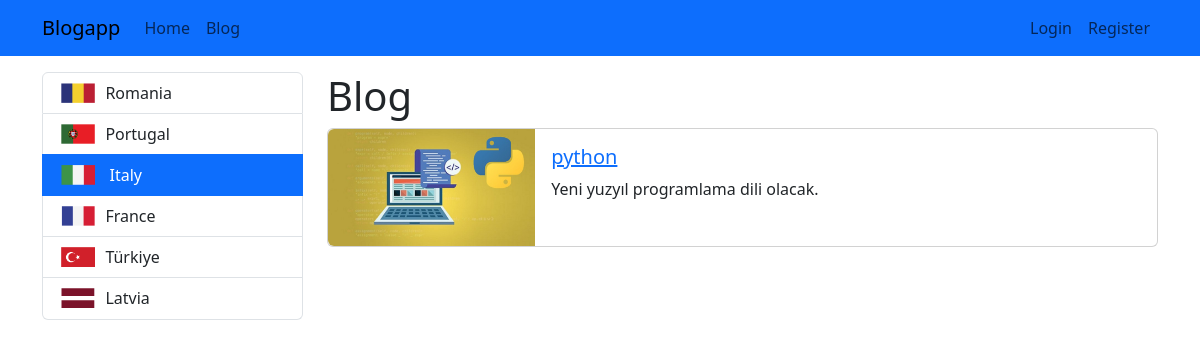
Page /category/italy on the committed database.
### blog/models.py (models this page shows, shortened)
class Category(models.Model):
    name=models.CharField(max_length=150)
    category_img=models.ImageField(null=True,upload_to='category')
    slug=models.SlugField(null=False,blank=True,unique=True,db_index=True,editable=False) # db_index alanı hız , performans açısından önemli

class Blog(models.Model):
    title=models.CharField(max_length=200)
    image=models.ImageField(upload_to="blogs")
    descriptions=RichTextField()
    is_active=models.BooleanField(default=False)
    is_home=models.BooleanField(default=False)
    slug=models.SlugField(null=False,blank=True,unique=True,db_index=True,editable=False) # db_index alanı hız , performans açısından önemli
    categories=models.ManyToManyField(Category,blank=True)

### blog/views.py (the view)
# urls.py: path("category/<slug:slug>",views.blogs_by_category,name="blogs_by_category"),
def blogs_by_category(request,slug):
     context={
         "blogs":Category.objects.get(slug=slug).blog_set.filter(is_active=True),
         "categories":Category.objects.all(),
         "selected_category":slug
          }
     return render(request,"blog/blogs.html",context)

### blog/templates/blog/blogs.html (shortened to what this page needs)
{% extends "base.html" %}
{% block content%}
    <div class="container mt-3">
        <div class="row">
            <div class="col-3">
                {%include 'partials/_categories.html' %}
            </div>
            <div class="col-9">
                <h1>Blog</h1>
                {% if blogs|length > 0 %}
                    {% for blog in blogs%}
                        {% if blog.is_active%}
                        {%include 'blog/partials/_blog.html' %}
                        {%endif%}
                    {%endfor%}
                {% else %}
                    <div class="alert alert-warning">Bu kategoride kayıt yok</div>
                {% endif %}
            </div>
        </div>
    </div>
{%endblock%}

### templates/partials/_categories.html
<div class="list-group">
    {% for category in categories %}
        {%if category.slug == selected_category %}
            <a href="{%url 'blogs_by_category' category.slug%}" class="list-group-item list-group-item-action active"><img src="{{category.category_img.url}}" alt="" class="img-fluid " style="width:15%;float:left;margin:2px;">&nbsp;&nbsp; {{ category.name|title }}</a>
        {% else %}
            <a href="{%url 'blogs_by_category' category.slug%}" class="list-group-item list-group-item-action"><img src="{{category.category_img.url}}" alt="" class="img-fluid  " style="width:15%;float:left;margin:2px;">&nbsp;&nbsp;{{ category.name|title }}</a>
        {%endif%}
    {% endfor %}
</div>

### blog/templates/blog/partials/_blog.html
{%load static %}
<div class="card mb-3">
    <div class="row g-0">
        <div class="col-md-3">
            <img src="{{blog.image.url}}" alt="" class="img-fluid rounded-start ">
        </div>
        <div class="col-md-9">
            <div class="card-body">
                <h5 class="card-title">
                   <a href="{% url 'blog_details' blog.slug %}">{{ blog.title}}</a>
                    </h5>
                <p class="card-text">{{blog.descriptions|striptags|slice:"0:50"}}</p>
            </div>
        </div>
    </div>
</div>

### rows in the picture
Category: category_img (picture), name "Romania"
Category: category_img (picture), name "Portugal"
Category: category_img (picture), name "Italy"
Category: category_img (picture), name "France"
Category: category_img (picture), name "Türkiye"
Category: category_img (picture), name "Latvia"
Blog: image (picture), title "python", descriptions "Yeni yuzyıl programlama dili olacak."
